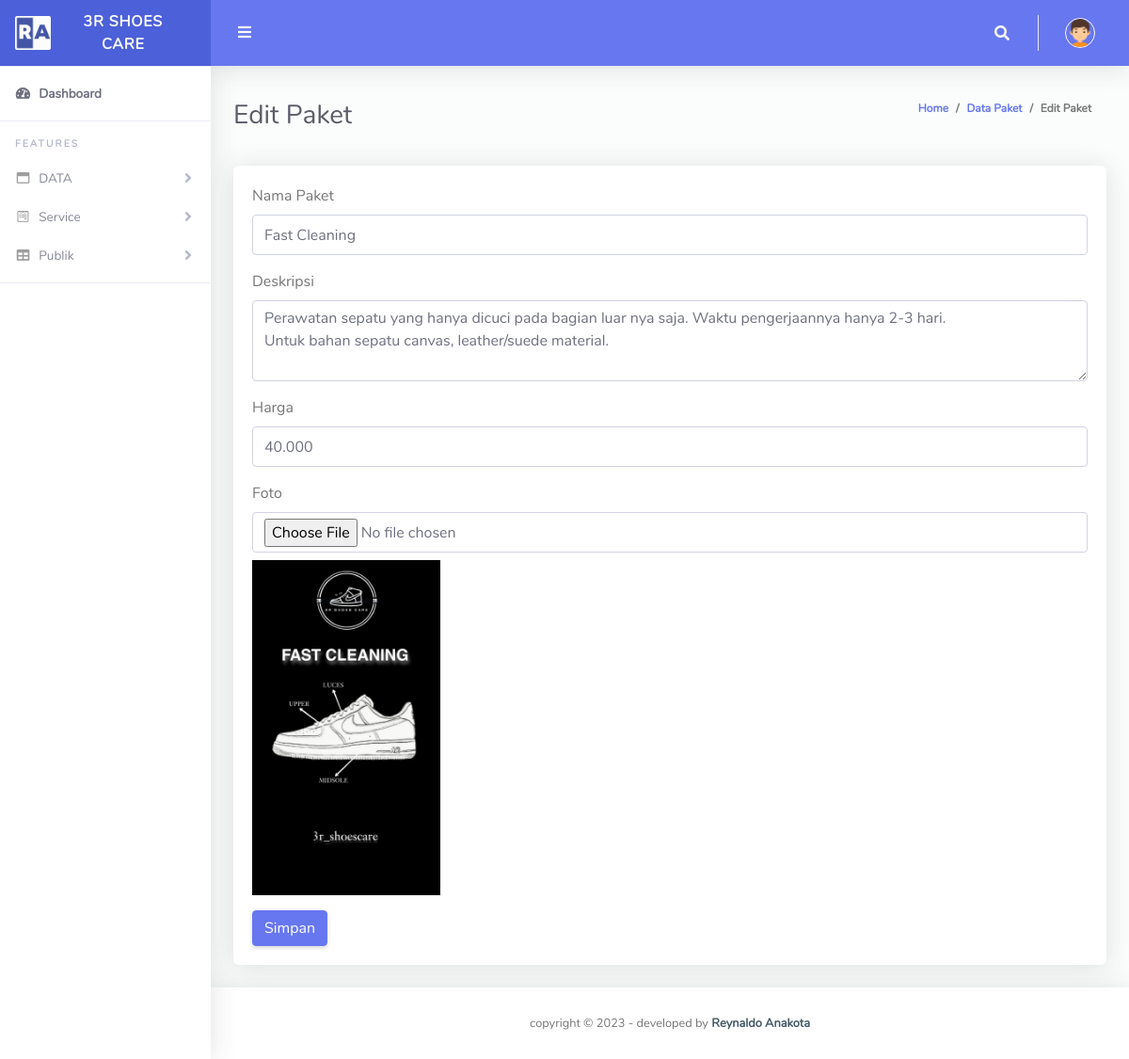
Screenshot of /admin/edit_paket.php?id=1 with the database file from the repository.
### tables this page shows
CREATE TABLE `paket` (
  `id` int(11) NOT NULL,
  `nama_paket` varchar(255) DEFAULT NULL,
  `deskripsi` text DEFAULT NULL,
  `harga` varchar(9000) DEFAULT NULL,
  `foto` varchar(255) DEFAULT NULL
);

### admin/edit_paket.php (the view, shortened to what this page needs)
<?php
include 'include/navbar.php';
include '../include/config.php';
if (isset($_GET['id'])) {
    $id = $_GET['id'];
    $queryPaket = "SELECT * FROM paket WHERE id = '$id'";
    $resultPaket = mysqli_query($conn, $queryPaket);
    $rowPaket = mysqli_fetch_assoc($resultPaket);
} else {
    echo "ID paket tidak ditemukan.";
    exit;
}
?>
<div class="container-fluid" id="container-wrapper">
    <div class="d-sm-flex align-items-center justify-content-between mb-4">
        <h1 class="h3 mb-0 text-gray-800">Edit Paket</h1>
        <ol class="breadcrumb">
            <li class="breadcrumb-item"><a href="index.php">Home</a></li>
            <li class="breadcrumb-item"><a href="paket.php">Data Paket</a></li>
            <li class="breadcrumb-item active" aria-current="page">Edit Paket</li>
        </ol>
    </div>
    <div class="row">
        <div class="col-lg-12">
            <div class="card mb-4">
                <div class="card-body">
                    <form action="proses_edit_paket.php" method="POST" enctype="multipart/form-data">
                        <div class="form-group">
                            <label for="nama_paket">Nama Paket</label>
                            <input type="text" class="form-control" id="nama_paket" name="nama_paket" value="<?php echo $rowPaket['nama_paket']; ?>">
                        </div>
                        <div class="form-group">
                            <label for="deskripsi">Deskripsi</label>
                            <textarea class="form-control" id="deskripsi" name="deskripsi" rows="3"><?php echo $rowPaket['deskripsi']; ?></textarea>
                        </div>
                        <div class="form-group">
                            <label for="harga">Harga</label>
                            <input type="text" class="form-control" id="harga" name="harga" value="<?php echo $rowPaket['harga']; ?>">
                        </div>
                        <div class="form-group">
                            <label for="foto">Foto</label>
                            <input type="file" class="form-control" id="foto" name="foto">
                            <?php if (!empty($rowPaket['foto'])): ?>
                                <img src="asset/img/paket/<?php echo $rowPaket['foto']; ?>" alt="Current Photo" class="mt-2" style="max-width: 200px;">
                            <?php endif; ?>
                        </div>
                        <button type="submit" class="btn btn-primary">Simpan</button>
                    </form>
                </div>
            </div>
        </div>
    </div>
<?php include 'include/footer.php'; ?>

### rows the page displays
paket: nama_paket "Fast Cleaning", deskripsi "Perawatan sepatu yang hanya dicuci pada bagian luar nya saja. Waktu pengerjaannya hanya 2-3 hari. Untuk bahan sepatu canvas, leather/suede material.", harga "40.000", foto (picture)
